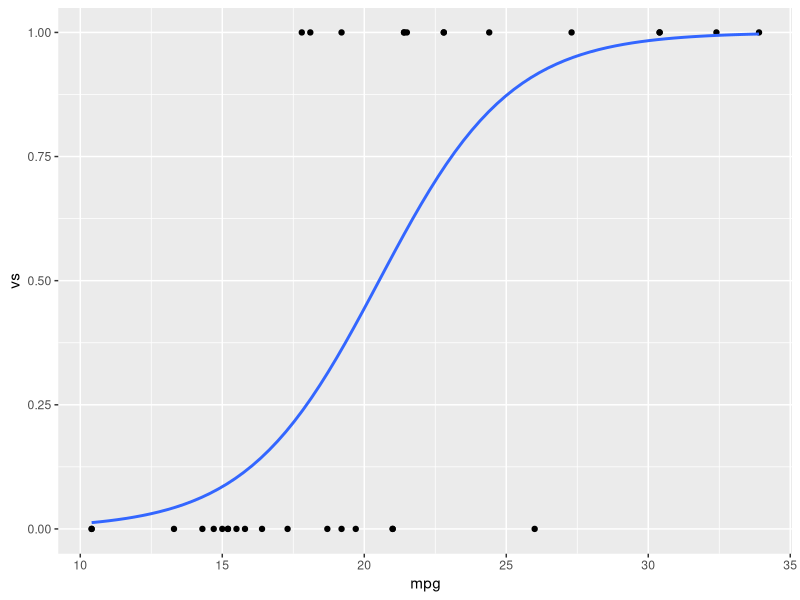

Reproduce this figure in R.
require(MASS)
require(ggplot2)

data(mtcars)

d <- as.data.frame(subset(mtcars, select = c(mpg, am, vs)))
# > head(d)
#                    mpg am vs
# Mazda RX4         21.0  1  0
# Mazda RX4 Wag     21.0  1  0
# Datsun 710        22.8  1  1
# Hornet 4 Drive    21.4  0  1
# Hornet Sportabout 18.7  0  0
# Valiant           18.1  0  1

model <- glm(vs ~ mpg, family = binomial(link = logit), data = d)

summary(model)
# Deviance Residuals:
#     Min       1Q   Median       3Q      Max
# -2.2127  -0.5121  -0.2276   0.6402   1.6980
#
# Coefficients:
#             Estimate Std. Error z value Pr(>|z|)
# (Intercept)  -8.8331     3.1623  -2.793  0.00522 **
# mpg           0.4304     0.1584   2.717  0.00659 **
# ---
# Signif. codes:  0 ‘***’ 0.001 ‘**’ 0.01 ‘*’ 0.05 ‘.’ 0.1 ‘ ’ 1
#
# (Dispersion parameter for binomial family taken to be 1)
#
#     Null deviance: 43.860  on 31  degrees of freedom
# Residual deviance: 25.533  on 30  degrees of freedom
# AIC: 29.533
#
# Number of Fisher Scoring iterations: 6

unknown = data.frame(mpg = c(24.0, 13.2, 18.2, 19.9))
pred <- predict(model, unknown, type = "response")
probs <- data.frame(unknown, data.frame(pred))

g <- ggplot(d, aes(x = mpg, y = vs))
g +  geom_point() +
    stat_smooth(method = "glm", method.args = list(family="binomial"), se = FALSE)
